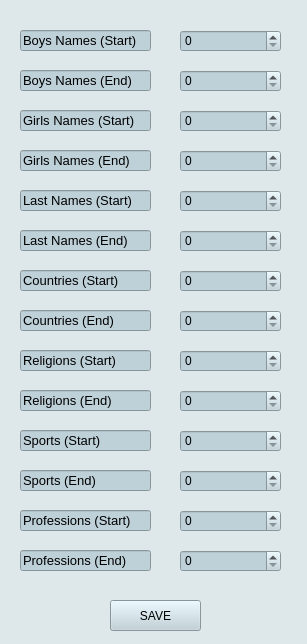
<?xml version="1.0" encoding="UTF-8"?>
<ui version="4.0">
 <class>TxtFilesForm</class>
 <widget class="QWidget" name="TxtFilesForm">
  <property name="geometry">
   <rect>
    <x>0</x>
    <y>0</y>
    <width>307</width>
    <height>644</height>
   </rect>
  </property>
  <property name="windowTitle">
   <string>Form</string>
  </property>
  <property name="styleSheet">
   <string notr="true">background:rgb(222,232,235);</string>
  </property>
  <widget class="QPushButton" name="pushButton">
   <property name="geometry">
    <rect>
     <x>110</x>
     <y>600</y>
     <width>91</width>
     <height>31</height>
    </rect>
   </property>
   <property name="styleSheet">
    <string notr="true">background:rgb(190,209,216);</string>
   </property>
   <property name="text">
    <string>SAVE</string>
   </property>
  </widget>
  <widget class="QSpinBox" name="spinBoxBoyStart">
   <property name="geometry">
    <rect>
     <x>180</x>
     <y>30</y>
     <width>101</width>
     <height>22</height>
    </rect>
   </property>
   <property name="styleSheet">
    <string notr="true">background:rgb(190,209,216);</string>
   </property>
   <property name="maximum">
    <number>500</number>
   </property>
  </widget>
  <widget class="QSpinBox" name="spinBoxBoyEnd">
   <property name="geometry">
    <rect>
     <x>180</x>
     <y>70</y>
     <width>101</width>
     <height>22</height>
    </rect>
   </property>
   <property name="styleSheet">
    <string notr="true">background:rgb(190,209,216);</string>
   </property>
   <property name="maximum">
    <number>500</number>
   </property>
  </widget>
  <widget class="QSpinBox" name="spinBoxGirlStart">
   <property name="geometry">
    <rect>
     <x>180</x>
     <y>110</y>
     <width>101</width>
     <height>22</height>
    </rect>
   </property>
   <property name="styleSheet">
    <string notr="true">background:rgb(190,209,216);</string>
   </property>
   <property name="maximum">
    <number>500</number>
   </property>
  </widget>
  <widget class="QSpinBox" name="spinBoxGirlEnd">
   <property name="geometry">
    <rect>
     <x>180</x>
     <y>150</y>
     <width>101</width>
     <height>22</height>
    </rect>
   </property>
   <property name="styleSheet">
    <string notr="true">background:rgb(190,209,216);</string>
   </property>
   <property name="maximum">
    <number>500</number>
   </property>
  </widget>
  <widget class="QSpinBox" name="spinBoxLastStart">
   <property name="geometry">
    <rect>
     <x>180</x>
     <y>190</y>
     <width>101</width>
     <height>22</height>
    </rect>
   </property>
   <property name="styleSheet">
    <string notr="true">background:rgb(190,209,216);</string>
   </property>
   <property name="maximum">
    <number>1000</number>
   </property>
  </widget>
  <widget class="QSpinBox" name="spinBoxLastEnd">
   <property name="geometry">
    <rect>
     <x>180</x>
     <y>230</y>
     <width>101</width>
     <height>22</height>
    </rect>
   </property>
   <property name="styleSheet">
    <string notr="true">background:rgb(190,209,216);</string>
   </property>
   <property name="maximum">
    <number>1000</number>
   </property>
  </widget>
  <widget class="QSpinBox" name="spinBoxCountryStart">
   <property name="geometry">
    <rect>
     <x>180</x>
     <y>270</y>
     <width>101</width>
     <height>22</height>
    </rect>
   </property>
   <property name="styleSheet">
    <string notr="true">background:rgb(190,209,216);</string>
   </property>
   <property name="maximum">
    <number>50</number>
   </property>
  </widget>
  <widget class="QSpinBox" name="spinBoxCountryEnd">
   <property name="geometry">
    <rect>
     <x>180</x>
     <y>310</y>
     <width>101</width>
     <height>22</height>
    </rect>
   </property>
   <property name="styleSheet">
    <string notr="true">background:rgb(190,209,216);</string>
   </property>
   <property name="maximum">
    <number>50</number>
   </property>
  </widget>
  <widget class="QSpinBox" name="spinBoxReligionStart">
   <property name="geometry">
    <rect>
     <x>180</x>
     <y>350</y>
     <width>101</width>
     <height>22</height>
    </rect>
   </property>
   <property name="styleSheet">
    <string notr="true">background:rgb(190,209,216);</string>
   </property>
   <property name="maximum">
    <number>10</number>
   </property>
  </widget>
  <widget class="QSpinBox" name="spinBoxReligionEnd">
   <property name="geometry">
    <rect>
     <x>180</x>
     <y>390</y>
     <width>101</width>
     <height>22</height>
    </rect>
   </property>
   <property name="styleSheet">
    <string notr="true">background:rgb(190,209,216);</string>
   </property>
   <property name="maximum">
    <number>10</number>
   </property>
  </widget>
  <widget class="QSpinBox" name="spinBoxSportStart">
   <property name="geometry">
    <rect>
     <x>180</x>
     <y>430</y>
     <width>101</width>
     <height>22</height>
    </rect>
   </property>
   <property name="styleSheet">
    <string notr="true">background:rgb(190,209,216);</string>
   </property>
   <property name="maximum">
    <number>40</number>
   </property>
  </widget>
  <widget class="QSpinBox" name="spinBoxSportEnd">
   <property name="geometry">
    <rect>
     <x>180</x>
     <y>470</y>
     <width>101</width>
     <height>22</height>
    </rect>
   </property>
   <property name="styleSheet">
    <string notr="true">background:rgb(190,209,216);</string>
   </property>
   <property name="maximum">
    <number>40</number>
   </property>
  </widget>
  <widget class="QSpinBox" name="spinBoxProfessionStart">
   <property name="geometry">
    <rect>
     <x>180</x>
     <y>510</y>
     <width>101</width>
     <height>22</height>
    </rect>
   </property>
   <property name="styleSheet">
    <string notr="true">background:rgb(190,209,216);</string>
   </property>
   <property name="maximum">
    <number>50</number>
   </property>
  </widget>
  <widget class="QSpinBox" name="spinBoxProfessionEnd">
   <property name="geometry">
    <rect>
     <x>180</x>
     <y>550</y>
     <width>101</width>
     <height>22</height>
    </rect>
   </property>
   <property name="styleSheet">
    <string notr="true">background:rgb(190,209,216);</string>
   </property>
   <property name="maximum">
    <number>50</number>
   </property>
  </widget>
  <widget class="QLineEdit" name="lineEdit">
   <property name="geometry">
    <rect>
     <x>20</x>
     <y>30</y>
     <width>131</width>
     <height>21</height>
    </rect>
   </property>
   <property name="font">
    <font>
     <pointsize>10</pointsize>
    </font>
   </property>
   <property name="styleSheet">
    <string notr="true">background:rgb(190,209,216);</string>
   </property>
   <property name="text">
    <string>Boys Names (Start)</string>
   </property>
  </widget>
  <widget class="QLineEdit" name="lineEdit_2">
   <property name="geometry">
    <rect>
     <x>20</x>
     <y>110</y>
     <width>131</width>
     <height>21</height>
    </rect>
   </property>
   <property name="font">
    <font>
     <pointsize>10</pointsize>
    </font>
   </property>
   <property name="styleSheet">
    <string notr="true">background:rgb(190,209,216);</string>
   </property>
   <property name="text">
    <string>Girls Names (Start)</string>
   </property>
  </widget>
  <widget class="QLineEdit" name="lineEdit_3">
   <property name="geometry">
    <rect>
     <x>20</x>
     <y>150</y>
     <width>131</width>
     <height>21</height>
    </rect>
   </property>
   <property name="font">
    <font>
     <pointsize>10</pointsize>
    </font>
   </property>
   <property name="styleSheet">
    <string notr="true">background:rgb(190,209,216);</string>
   </property>
   <property name="text">
    <string>Girls Names (End)</string>
   </property>
  </widget>
  <widget class="QLineEdit" name="lineEdit_4">
   <property name="geometry">
    <rect>
     <x>20</x>
     <y>190</y>
     <width>131</width>
     <height>21</height>
    </rect>
   </property>
   <property name="font">
    <font>
     <pointsize>10</pointsize>
    </font>
   </property>
   <property name="styleSheet">
    <string notr="true">background:rgb(190,209,216);</string>
   </property>
   <property name="text">
    <string>Last Names (Start)</string>
   </property>
  </widget>
  <widget class="QLineEdit" name="lineEdit_5">
   <property name="geometry">
    <rect>
     <x>20</x>
     <y>230</y>
     <width>131</width>
     <height>21</height>
    </rect>
   </property>
   <property name="font">
    <font>
     <pointsize>10</pointsize>
    </font>
   </property>
   <property name="styleSheet">
    <string notr="true">background:rgb(190,209,216);</string>
   </property>
   <property name="text">
    <string>Last Names (End)</string>
   </property>
  </widget>
  <widget class="QLineEdit" name="lineEdit_6">
   <property name="geometry">
    <rect>
     <x>20</x>
     <y>270</y>
     <width>131</width>
     <height>21</height>
    </rect>
   </property>
   <property name="font">
    <font>
     <pointsize>10</pointsize>
    </font>
   </property>
   <property name="styleSheet">
    <string notr="true">background:rgb(190,209,216);</string>
   </property>
   <property name="text">
    <string>Countries (Start)</string>
   </property>
  </widget>
  <widget class="QLineEdit" name="lineEdit_7">
   <property name="geometry">
    <rect>
     <x>20</x>
     <y>310</y>
     <width>131</width>
     <height>21</height>
    </rect>
   </property>
   <property name="font">
    <font>
     <pointsize>10</pointsize>
    </font>
   </property>
   <property name="styleSheet">
    <string notr="true">background:rgb(190,209,216);</string>
   </property>
   <property name="text">
    <string>Countries (End)</string>
   </property>
  </widget>
  <widget class="QLineEdit" name="lineEdit_8">
   <property name="geometry">
    <rect>
     <x>20</x>
     <y>70</y>
     <width>131</width>
     <height>21</height>
    </rect>
   </property>
   <property name="font">
    <font>
     <pointsize>10</pointsize>
    </font>
   </property>
   <property name="styleSheet">
    <string notr="true">background:rgb(190,209,216);</string>
   </property>
   <property name="text">
    <string>Boys Names (End)</string>
   </property>
  </widget>
  <widget class="QLineEdit" name="lineEdit_9">
   <property name="geometry">
    <rect>
     <x>20</x>
     <y>350</y>
     <width>131</width>
     <height>21</height>
    </rect>
   </property>
   <property name="font">
    <font>
     <pointsize>10</pointsize>
    </font>
   </property>
   <property name="styleSheet">
    <string notr="true">background:rgb(190,209,216);</string>
   </property>
   <property name="text">
    <string>Religions (Start)</string>
   </property>
  </widget>
  <widget class="QLineEdit" name="lineEdit_10">
   <property name="geometry">
    <rect>
     <x>20</x>
     <y>390</y>
     <width>131</width>
     <height>21</height>
    </rect>
   </property>
   <property name="font">
    <font>
     <pointsize>10</pointsize>
    </font>
   </property>
   <property name="styleSheet">
    <string notr="true">background:rgb(190,209,216);</string>
   </property>
   <property name="text">
    <string>Religions (End)</string>
   </property>
  </widget>
  <widget class="QLineEdit" name="lineEdit_11">
   <property name="geometry">
    <rect>
     <x>20</x>
     <y>470</y>
     <width>131</width>
     <height>21</height>
    </rect>
   </property>
   <property name="font">
    <font>
     <pointsize>10</pointsize>
    </font>
   </property>
   <property name="styleSheet">
    <string notr="true">background:rgb(190,209,216);</string>
   </property>
   <property name="text">
    <string>Sports (End)</string>
   </property>
  </widget>
  <widget class="QLineEdit" name="lineEdit_12">
   <property name="geometry">
    <rect>
     <x>20</x>
     <y>430</y>
     <width>131</width>
     <height>21</height>
    </rect>
   </property>
   <property name="font">
    <font>
     <pointsize>10</pointsize>
    </font>
   </property>
   <property name="styleSheet">
    <string notr="true">background:rgb(190,209,216);</string>
   </property>
   <property name="text">
    <string>Sports (Start)</string>
   </property>
  </widget>
  <widget class="QLineEdit" name="lineEdit_13">
   <property name="geometry">
    <rect>
     <x>20</x>
     <y>510</y>
     <width>131</width>
     <height>21</height>
    </rect>
   </property>
   <property name="font">
    <font>
     <pointsize>10</pointsize>
    </font>
   </property>
   <property name="styleSheet">
    <string notr="true">background:rgb(190,209,216);</string>
   </property>
   <property name="text">
    <string>Professions (Start)</string>
   </property>
  </widget>
  <widget class="QLineEdit" name="lineEdit_14">
   <property name="geometry">
    <rect>
     <x>20</x>
     <y>550</y>
     <width>131</width>
     <height>21</height>
    </rect>
   </property>
   <property name="font">
    <font>
     <pointsize>10</pointsize>
    </font>
   </property>
   <property name="styleSheet">
    <string notr="true">background:rgb(190,209,216);</string>
   </property>
   <property name="text">
    <string>Professions (End)</string>
   </property>
  </widget>
 </widget>
 <resources/>
 <connections/>
</ui>
